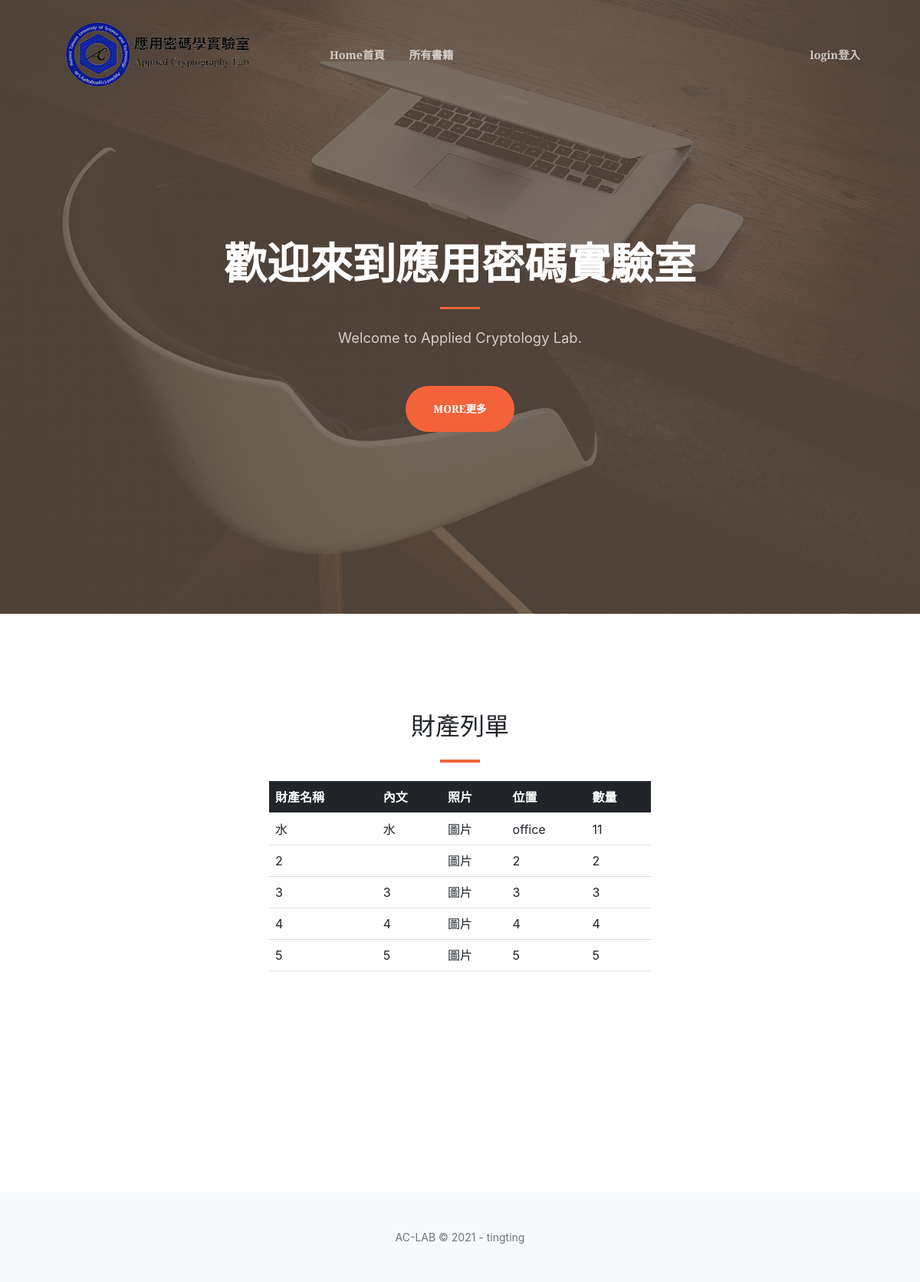
The page / on the database its author committed.
### aclab_productSystem/models.py (models this page shows, shortened)
class Product(models.Model):
    name = models.CharField(verbose_name="財產名稱", max_length=100)  # verbose_name="財產名稱"---改系統內建名稱
    content = models.TextField(blank=True)
    photo = models.ImageField(upload_to='Img/productImg')
    location = models.CharField(max_length=100)
    total = models.CharField(max_length=100)

### aclab_productSystem/views.py (the view)
# urls.py: path('', views.Index, name=""),
def Index(request):
    products = Product.objects.all()  # 取出所有財產data
    return render(request, "index.html", locals())  # 固定的東西

### templates/index.html (shortened to what this page needs)
{% extends 'base.html' %}
{% block body %}
    <head>
        {% load static %}
        <link href="https://cdn.jsdelivr.net/npm/bootstrap-icons@1.5.0/font/bootstrap-icons.css" rel="stylesheet"/>
        <link href="https://cdnjs.cloudflare.com/ajax/libs/SimpleLightbox/2.1.0/simpleLightbox.min.css"
              rel="stylesheet"/>
        <link href="{% static 'css/styles.css' %}" rel="stylesheet"/>
    </head>
    <body id="page-top">
    <header class="masthead">
        <div class="container px-4 px-lg-5 h-100">
            <div class="row gx-4 gx-lg-5 h-100 align-items-center justify-content-center text-center">
                <div class="col-lg-8 align-self-end">
                    <h1 class="text-white font-weight-bold">歡迎來到應用密碼實驗室</h1>
                    <hr class="divider"/>
                </div>
                <div class="col-lg-8 align-self-baseline">
                    <p class="text-white-75 mb-5">Welcome to Applied Cryptology Lab.</p>
                    <a class="btn btn-primary btn-xl" href="#contact">MORE更多</a>
                </div>
            </div>
        </div>
    </header>
    <section class="page-section" id="contact">
        <div class="container px-4 px-lg-5">
            <div class="row gx-4 gx-lg-5 justify-content-center">
                <div class="col-lg-8 col-xl-6 text-center">
                    <h2 class="mt-0">財產列單</h2>
                    <hr class="divider"/>
                </div>
            </div>
            <div class="row gx-4 gx-lg-5 justify-content-center mb-5">
                <div class="col-lg-6">
                    <table class="table">
                        <thead class="thead-dark">
                        <tr>
                            <th scope="col">財產名稱</th>
                            <th scope="col">內文</th>
                            <th scope="col">照片</th>
                            <th scope="col">位置</th>
                            <th scope="col">數量</th>
                        </tr>
                        </thead>
                        <tbody>
                        {% for product in products %}
                            <tr>
                                <td class="productname">{{ product.name }}</td>
                                <td>{{ product.content }}</td>
                                <td>圖片</td>
                                <td>{{ product.location }}</td>
                                <td>{{ product.total }}</td>
                            </tr>
                        {% endfor %}
                        </tbody>
                    </table>
                </div>
            </div>
        </div>
    </section>
    </body>
{% endblock %}

### rows shown on the page
Product: name "水", content "水", location "office", total "11"
Product: name "2", location "2", total "2"
Product: name "3", content "3", location "3", total "3"
Product: name "4", content "4", location "4", total "4"
Product: name "5", content "5", location "5", total "5"
